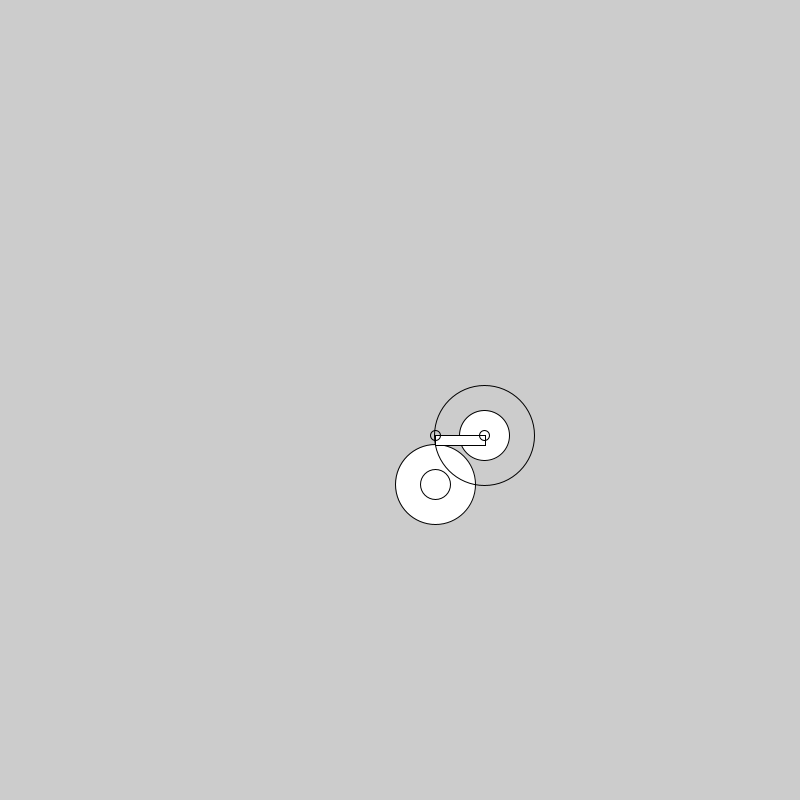
Frame 1 (no input)
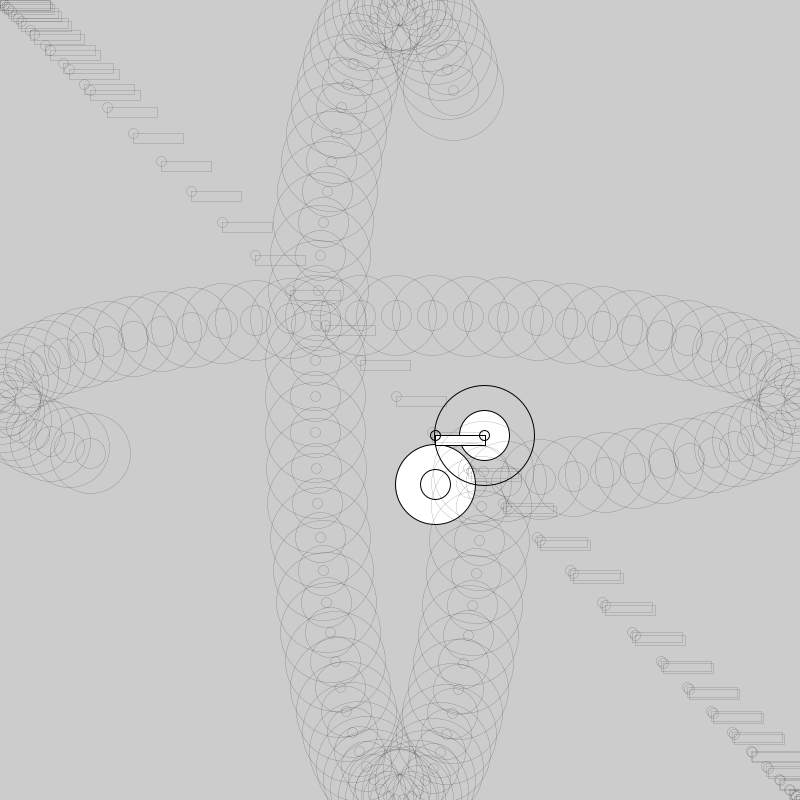
Frame 60 (the mouse pressed at the canvas centre just before this capture)
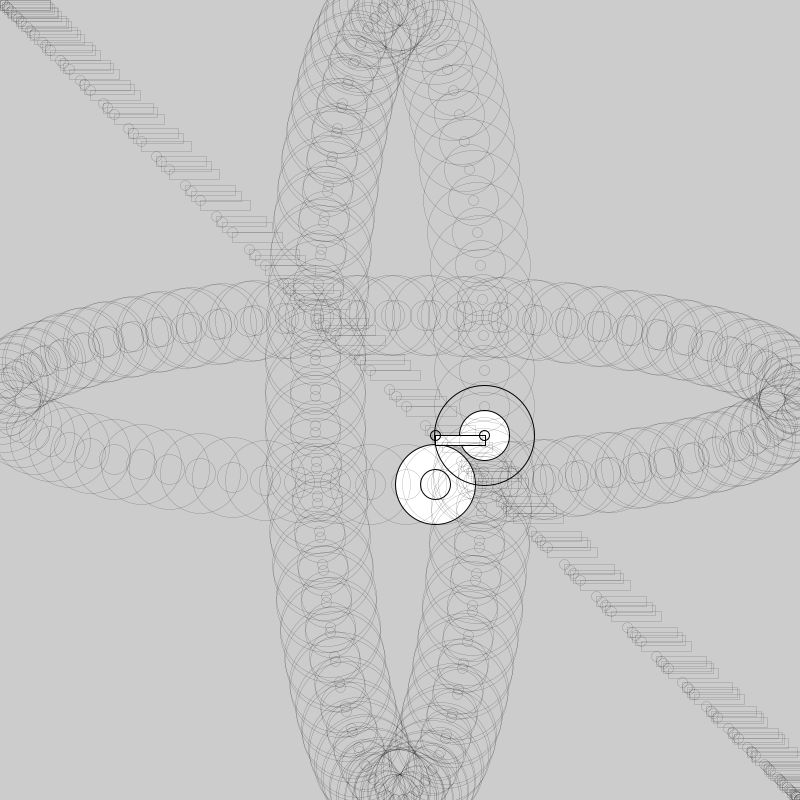
Frame 120 (the mouse held since frame 60 and released just before this capture)

The Processing sketch that drew these frames (run headless with seeded random() and noise(); from frame 60 on, the mouse is pressed at the canvas centre):

// Processing sketch: processing_135483
// ── processing_135483.pde

float i = 0;
void setup() {
  size(800, 800);
}
void draw() {
 //background(255);
i=i+0.09;
float posicionX = 400*sin(i);
float posicionY = 85*cos(i);
float copia=posicionY*4;
float otraPosicionY =10*sin(i+0.1);
float otraPosicionX =200*cos(i+0.01);

  ellipse(width/2+posicionX, height/2+posicionY, 80, 80);
   ellipse(width/2+posicionX, height/2+posicionY, 30, 30);

 ellipse(width/2+posicionY, height/2+posicionX, 50, 50);
rect(width/2+posicionX, height/2+posicionX, 50, 10);
noFill();
ellipse(width/2+posicionY, height/2+posicionX, 10, 10);
   ellipse(width/2+posicionY, height/2+posicionX, 100, 100);
ellipse(width/2+posicionX, height/2+posicionX, 10, 10);
strokeWeight(0.1);

}
